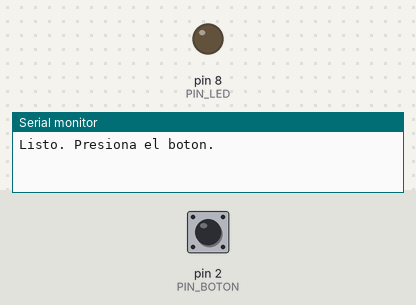
Recording of a sketch running on a simulated Arduino Uno, built with avr-gcc and run on an emulated ATmega328P. Parts: output pins drawn as LEDs (lit = HIGH), the last lines printed to the serial monitor. The inputs (shaded band) are chosen by the test bench; at power-on: pin 2 (PIN_BOTON) HIGH.

Above: at 1.2 s.
1.3 s: pin 2 (PIN_BOTON) pulled LOW for 0.15 s
At 2.4 s:
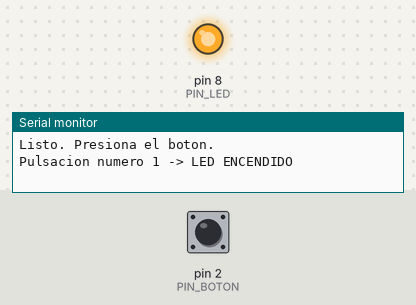
2.9 s: pin 2 (PIN_BOTON) pulled LOW for 1 s
At 3.7 s:
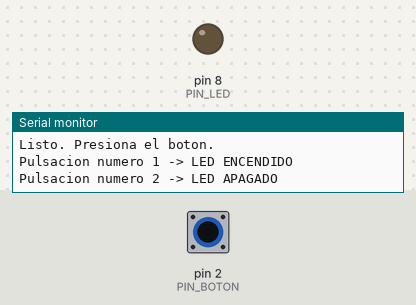
5.4 s: pin 2 (PIN_BOTON) pulled LOW for 3.2 s
At 6.8 s:
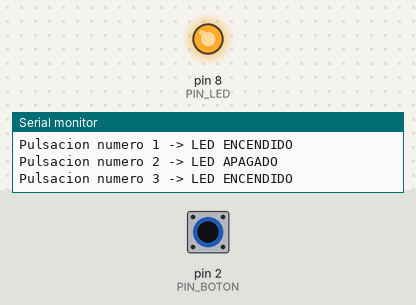
Timing chart, 0 to 8.4 s (numbered marks = the images above; inputs shaded):
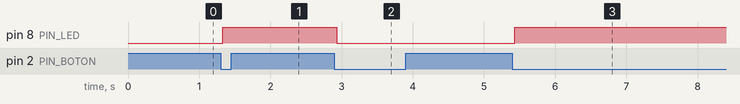

Measured:
- after the input at 1.3 s, pin 8 (PIN_LED): LOW → HIGH at once
- after the input at 2.9 s, pin 8 (PIN_LED): HIGH → LOW at once
- after the input at 5.4 s, pin 8 (PIN_LED): LOW → HIGH at once

The sketch:

P06_boton_toggle.ino
```cpp
/*
  P06 · Botón con memoria (un toque enciende, otro toque apaga)     Sesión 3
  ------------------------------------------------------------------
  Qué hace: cada vez que PRESIONAS el botón, el LED cambia de estado
  (encendido <-> apagado) y se cuenta la pulsación en el Monitor Serie.

  Conexiones: iguales a P05
    LED     pin 8 -> resistencia 220 ohm -> LED (pata larga +) ; pata corta (-) -> GND
    Botón   una pata -> pin 2 ; la pata OPUESTA (en diagonal) -> GND

  Ideas clave:
    - Una variable de ESTADO (ledEncendido) recuerda lo que pasó antes.
    - Detectamos el MOMENTO en que el botón pasa de suelto a presionado
      comparando el estado anterior con el actual.
    - Antirrebote: al presionar, los contactos "rebotan" unos milisegundos.
      Esperamos 30 ms y volvemos a leer para no contar pulsaciones falsas.

  Cómo ver los mensajes: Herramientas -> Monitor Serie, velocidad 9600.

  Retos:  - Quita el delay(30) y presiona varias veces. ¿Qué pasa con el contador?
          - Que el LED parpadee 3 veces cada 5 pulsaciones.
*/

const int PIN_BOTON = 2;
const int PIN_LED = 8;

bool ledEncendido = false;   // el LED empieza apagado
int estadoAnterior = HIGH;   // el botón empieza suelto (HIGH por INPUT_PULLUP)
int pulsaciones = 0;         // cuántas veces se ha presionado

void setup() {
  pinMode(PIN_BOTON, INPUT_PULLUP);
  pinMode(PIN_LED, OUTPUT);
  Serial.begin(9600);
  Serial.println("Listo. Presiona el boton.");
}

void loop() {
  int estadoActual = digitalRead(PIN_BOTON);

  if (estadoActual != estadoAnterior) {      // el botón cambió
    delay(30);                               // antirrebote
    estadoActual = digitalRead(PIN_BOTON);   // vuelve a leer

    if (estadoAnterior == HIGH && estadoActual == LOW) {   // acaba de presionarse
      ledEncendido = !ledEncendido;          // invierte el estado
      pulsaciones = pulsaciones + 1;

      if (ledEncendido) {
        digitalWrite(PIN_LED, HIGH);
      } else {
        digitalWrite(PIN_LED, LOW);
      }

      Serial.print("Pulsacion numero ");
      Serial.print(pulsaciones);
      Serial.print(" -> LED ");
      if (ledEncendido) {
        Serial.println("ENCENDIDO");
      } else {
        Serial.println("APAGADO");
      }
    }
    estadoAnterior = estadoActual;
  }
}
```
